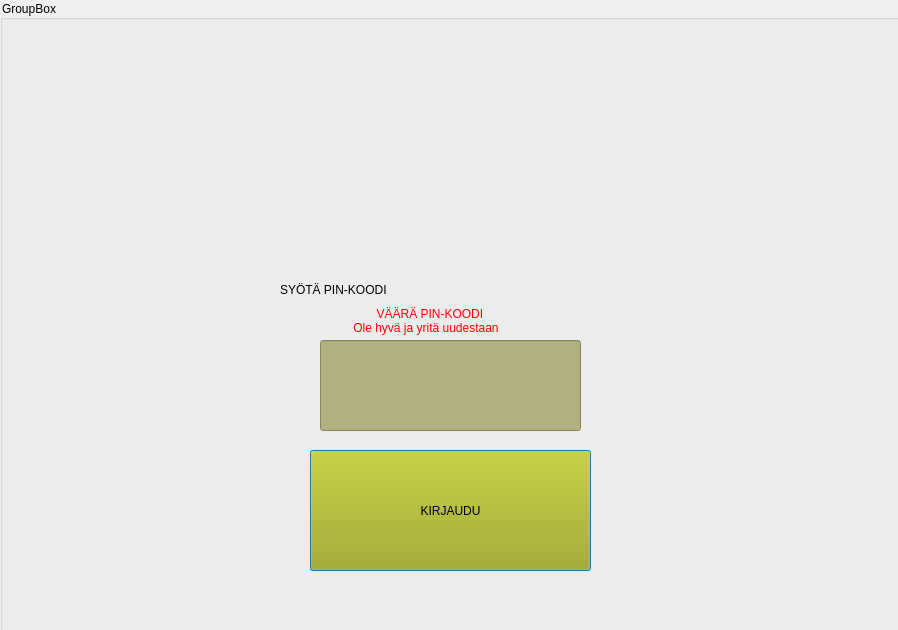
<?xml version="1.0" encoding="UTF-8"?>
<ui version="4.0">
 <class>login</class>
 <widget class="QDialog" name="login">
  <property name="geometry">
   <rect>
    <x>0</x>
    <y>0</y>
    <width>898</width>
    <height>630</height>
   </rect>
  </property>
  <property name="windowTitle">
   <string>Dialog</string>
  </property>
  <widget class="QGroupBox" name="groupBox">
   <property name="geometry">
    <rect>
     <x>0</x>
     <y>0</y>
     <width>920</width>
     <height>641</height>
    </rect>
   </property>
   <property name="styleSheet">
    <string notr="true">background-color: rgba(0, 0, 0, 0);
selection-background-color:gba(0, 0, 0, 0);
selection-color: gba(0, 0, 0, 0);
gridline-color: gba(0, 0, 0, 0);
border-color: rgba(0, 0, 0, 0);</string>
   </property>
   <property name="title">
    <string>GroupBox</string>
   </property>
   <widget class="QLineEdit" name="lineEditLogin">
    <property name="geometry">
     <rect>
      <x>320</x>
      <y>340</y>
      <width>261</width>
      <height>91</height>
     </rect>
    </property>
    <property name="styleSheet">
     <string notr="true">background-color: rgba(170, 170, 117, 230);
border-color: rgb(0, 21, 0);
gridline-color: rgb(0, 22, 0);

font: 14pt &quot;MS Shell Dlg 2&quot;;
color: rgb(0, 0, 0);</string>
    </property>
    <property name="echoMode">
     <enum>QLineEdit::Password</enum>
    </property>
    <property name="alignment">
     <set>Qt::AlignCenter</set>
    </property>
   </widget>
   <widget class="QLabel" name="label">
    <property name="geometry">
     <rect>
      <x>280</x>
      <y>265</y>
      <width>500</width>
      <height>50</height>
     </rect>
    </property>
    <property name="styleSheet">
     <string notr="true">
font: 14pt &quot;Lucida Sans Unicode&quot;;
color: rgb(0, 0, 0);</string>
    </property>
    <property name="text">
     <string>SYÖTÄ PIN-KOODI</string>
    </property>
   </widget>
   <widget class="QPushButton" name="btnLogin">
    <property name="geometry">
     <rect>
      <x>310</x>
      <y>450</y>
      <width>281</width>
      <height>121</height>
     </rect>
    </property>
    <property name="styleSheet">
     <string notr="true">font: 12pt &quot;MS Reference Sans Serif&quot;;

background-color: rgba(170, 170, 0, 225);
color: rgb(0, 0, 0);
</string>
    </property>
    <property name="text">
     <string>KIRJAUDU</string>
    </property>
   </widget>
   <widget class="QLabel" name="label_2">
    <property name="geometry">
     <rect>
      <x>350</x>
      <y>230</y>
      <width>601</width>
      <height>181</height>
     </rect>
    </property>
    <property name="styleSheet">
     <string notr="true">color: rgb(255, 0, 0);
font: 14pt &quot;Lucida Sans Unicode&quot;;
</string>
    </property>
    <property name="text">
     <string>        VÄÄRÄ PIN-KOODI
 Ole hyvä ja yritä uudestaan</string>
    </property>
   </widget>
   <zorder>lineEditLogin</zorder>
   <zorder>label</zorder>
   <zorder>btnLogin</zorder>
   <zorder>label_2</zorder>
   <zorder>label_2</zorder>
   <zorder>label_2</zorder>
  </widget>
 </widget>
 <resources/>
 <connections/>
</ui>
